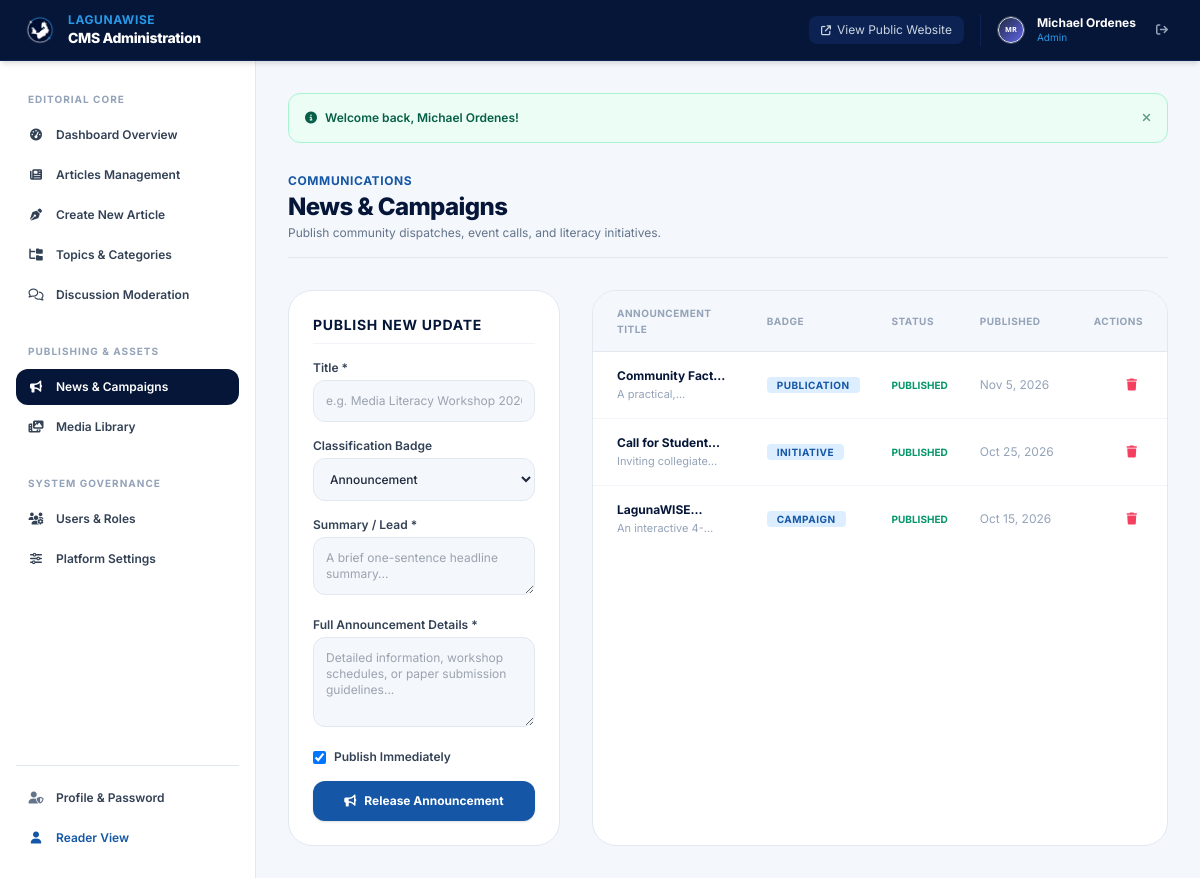
Screenshot of /admin/announcements.php (signed in) with the database file from the repository.
### tables this page shows
CREATE TABLE `users` (
    `id` INT UNSIGNED AUTO_INCREMENT PRIMARY KEY,
    `name` VARCHAR(100) NOT NULL,
    `username` VARCHAR(50) NOT NULL UNIQUE,
    `email` VARCHAR(150) NOT NULL UNIQUE,
    `password_hash` VARCHAR(255) NOT NULL,
    `bio` TEXT NULL,
    `avatar` VARCHAR(255) NULL DEFAULT 'assets/images/default-avatar.svg',
    `status` ENUM('active', 'inactive', 'suspended') NOT NULL DEFAULT 'active',
    `must_change_password` TINYINT(1) NOT NULL DEFAULT 0,
    `last_login_at` DATETIME NULL,
    `created_at` TIMESTAMP DEFAULT CURRENT_TIMESTAMP,
    `updated_at` TIMESTAMP DEFAULT CURRENT_TIMESTAMP ON UPDATE CURRENT_TIMESTAMP,
    INDEX `idx_users_email` (`email`),
    INDEX `idx_users_username` (`username`),
    INDEX `idx_users_status` (`status`)
);

CREATE TABLE `announcements` (
    `id` INT UNSIGNED AUTO_INCREMENT PRIMARY KEY,
    `title` VARCHAR(255) NOT NULL,
    `slug` VARCHAR(255) NOT NULL UNIQUE,
    `summary` TEXT NOT NULL,
    `content` TEXT NOT NULL,
    `badge_type` ENUM('announcement', 'campaign', 'activity', 'initiative', 'publication') NOT NULL DEFAULT 'announcement',
    `is_published` TINYINT(1) NOT NULL DEFAULT 1,
    `published_at` DATETIME NULL,
    `created_at` TIMESTAMP DEFAULT CURRENT_TIMESTAMP,
    INDEX `idx_announcements_published` (`is_published`, `published_at`)
);

### admin/announcements.php (the view, shortened to what the rows shown need)
<?php
require_role(['super_admin', 'admin']);
$db = Database::getConnection();
$announcements = $db->query("SELECT * FROM announcements ORDER BY created_at DESC")->fetchAll();
require_once __DIR__ . '/includes/admin-header.php';
?>
<div class="flex flex-col sm:flex-row sm:items-center justify-between gap-4 pb-4 border-b border-slate-200">
    <div>
        <h1 class="text-2xl font-extrabold text-navy-900 tracking-tight">News &amp; Campaigns</h1>
    </div>
</div>
<div class="grid grid-cols-1 lg:grid-cols-12 gap-8">
    <div class="lg:col-span-4 bg-white p-6 rounded-3xl border border-slate-200 shadow-xs space-y-4">
        <h2 class="text-sm font-bold text-navy-900 uppercase tracking-wider pb-2 border-b border-slate-100">
            Publish New Update
        </h2>
    </div>
    <div class="lg:col-span-8 bg-white rounded-3xl border border-slate-200 shadow-xs overflow-hidden">
        <div class="overflow-x-auto">
            <table class="w-full text-left border-collapse text-xs">
                <thead>
                    <tr class="bg-surface text-slate-400 uppercase tracking-wider font-bold text-[10px] border-b border-slate-200">
                        <th class="py-3.5 px-6">Announcement Title</th>
                        <th class="py-3.5 px-4">Badge</th>
                        <th class="py-3.5 px-4">Status</th>
                        <th class="py-3.5 px-4">Published</th>
                        <th class="py-3.5 px-6 text-right">Actions</th>
                    </tr>
                </thead>
                <tbody class="divide-y divide-slate-100 text-slate-700">
                    <?php if (empty($announcements)): ?>
                        <tr><td colspan="5" class="py-12 text-center text-slate-400">No announcements created yet.</td></tr>
                    <?php else: ?>
                        <?php foreach ($announcements as $ann): ?>
                            <tr class="hover:bg-slate-50 transition">
                                <td class="py-4 px-6 max-w-sm">
                                    <p class="font-bold text-navy-900 line-clamp-1"><?= e($ann['title']) ?></p>
                                    <p class="text-[11px] text-slate-400 line-clamp-1 mt-0.5"><?= e($ann['summary']) ?></p>
                                </td>
                                <td class="py-4 px-4">
                                    <span class="px-2.5 py-0.5 rounded text-[10px] font-bold uppercase tracking-wider bg-lwblue-ice text-lwblue">
                                        <?= e($ann['badge_type']) ?>
                                    </span>
                                </td>
                                <td class="py-4 px-4 font-bold text-[10px] uppercase">
                                    <?= $ann['is_published'] ? '<span class="text-emerald-600">Published</span>' : '<span class="text-slate-400">Draft</span>' ?>
                                </td>
                                <td class="py-4 px-4 text-slate-400 whitespace-nowrap">
                                    <?= e(format_date($ann['published_at'])) ?>
                                </td>
                                <td class="py-4 px-6 text-right whitespace-nowrap">
                                    <form action="<?= url('admin/announcements.php') ?>" method="POST" class="inline" onsubmit="return confirm('Delete this announcement?')">
                                        <button type="submit" class="p-1.5 text-rose-500 hover:text-rose-700" title="Delete">
                                            <i class="fa-solid fa-trash"></i>
                                        </button>
                                    </form>
                                </td>
                            </tr>
                        <?php endforeach; ?>
                    <?php endif; ?>
                </tbody>
            </table>
        </div>
    </div>
</div>
<?php require_once __DIR__ . '/includes/admin-footer.php'; ?>

### admin/includes/admin-header.php (shortened to what the rows shown need)
<?php
$currentUser = current_user();
?>
<!DOCTYPE html>
<html lang="en">
<head>
    <link rel="stylesheet" href="https://cdnjs.cloudflare.com/ajax/libs/font-awesome/6.4.2/css/all.min.css">
    <script src="https://cdn.tailwindcss.com"></script>
</head>
<body class="bg-surface text-slate-800 antialiased font-sans min-h-screen flex flex-col">
    <header class="bg-navy-900 text-white sticky top-0 z-40 border-b border-navy-800 shadow-md">
        <div class="px-4 sm:px-6 py-3 flex items-center justify-between">
            <div class="flex items-center gap-4 text-xs">
                <div class="flex items-center gap-3 border-l border-navy-800 pl-4">
                    <img src="<?= asset($currentUser['avatar'] ?? 'assets/images/default-avatar.svg') ?>"
                         alt="<?= e($currentUser['name']) ?>"
                         class="w-7 h-7 rounded-full object-cover border border-slate-600">
                    <div class="hidden md:block text-left">
                        <p class="font-bold text-white text-xs leading-none"><?= e($currentUser['name']) ?></p>
                        <p class="text-[10px] text-lwblue-light capitalize leading-tight mt-0.5"><?= e(str_replace('_', ' ', $currentUser['primary_role'])) ?></p>
                    </div>
                    <a href="<?= url('auth/logout.php') ?>" class="p-2 text-slate-400 hover:text-rose-400" title="Log Out">
                        <i class="fa-solid fa-arrow-right-from-bracket"></i>
                    </a>
                </div>
            </div>
        </div>
    </header>
    <div class="flex-1 flex overflow-hidden">
        <main class="flex-1 overflow-y-auto p-4 sm:p-8 bg-surface">
            <div class="max-w-7xl mx-auto space-y-8">

### rows the page displays
users: avatar (picture), name "Michael Ordenes"
announcements: summary "A…", badge_type "PUBLICATION", is_published "PUBLISHED", published_at "Nov 5, 2026"
announcements: title "Call for…", summary "Inviting…", badge_type "INITIATIVE", is_published "PUBLISHED", published_at "Oct 25, 2026"
announcements: summary "An…", badge_type "CAMPAIGN", is_published "PUBLISHED", published_at "Oct 15, 2026"

### other values shown
str_replace('_', ' ', $currentUser['primary_role']) "Admin"
$f['message'] "Welcome back, Michael Ordenes!"
